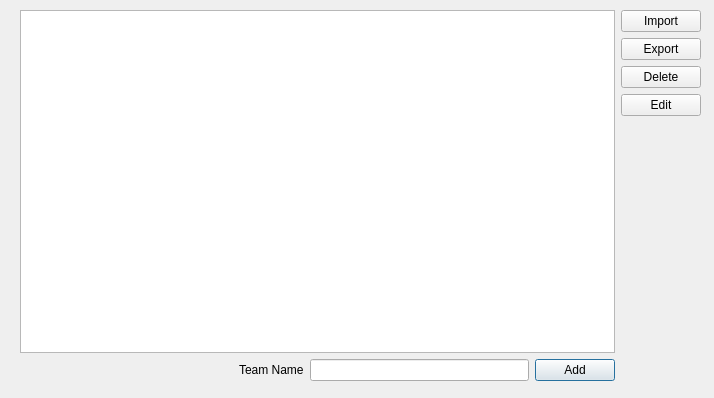
<?xml version="1.0" encoding="UTF-8"?>
<ui version="4.0">
 <class>league_edit_dialog</class>
 <widget class="QDialog" name="league_edit_dialog">
  <property name="geometry">
   <rect>
    <x>0</x>
    <y>0</y>
    <width>714</width>
    <height>398</height>
   </rect>
  </property>
  <property name="windowTitle">
   <string>League Editor</string>
  </property>
  <widget class="QWidget" name="">
   <property name="geometry">
    <rect>
     <x>20</x>
     <y>10</y>
     <width>681</width>
     <height>371</height>
    </rect>
   </property>
   <layout class="QHBoxLayout" name="horizontalLayout_2">
    <item>
     <layout class="QVBoxLayout" name="verticalLayout_2">
      <item>
       <widget class="QListWidget" name="league_list_widget"/>
      </item>
      <item>
       <layout class="QHBoxLayout" name="horizontalLayout">
        <item>
         <spacer name="horizontalSpacer">
          <property name="orientation">
           <enum>Qt::Horizontal</enum>
          </property>
          <property name="sizeHint" stdset="0">
           <size>
            <width>40</width>
            <height>20</height>
           </size>
          </property>
         </spacer>
        </item>
        <item>
         <widget class="QLabel" name="league_edit_label">
          <property name="text">
           <string>Team Name</string>
          </property>
         </widget>
        </item>
        <item>
         <widget class="QLineEdit" name="lineEdit"/>
        </item>
        <item>
         <widget class="QPushButton" name="league_add_btn">
          <property name="text">
           <string>Add</string>
          </property>
         </widget>
        </item>
       </layout>
      </item>
     </layout>
    </item>
    <item>
     <layout class="QVBoxLayout" name="verticalLayout">
      <item>
       <widget class="QPushButton" name="league_import_btn">
        <property name="text">
         <string>Import</string>
        </property>
       </widget>
      </item>
      <item>
       <widget class="QPushButton" name="league_export_btn">
        <property name="text">
         <string>Export</string>
        </property>
       </widget>
      </item>
      <item>
       <widget class="QPushButton" name="league_delete_btn">
        <property name="text">
         <string>Delete</string>
        </property>
       </widget>
      </item>
      <item>
       <widget class="QPushButton" name="league_edit_btn">
        <property name="text">
         <string>Edit</string>
        </property>
       </widget>
      </item>
      <item>
       <spacer name="verticalSpacer">
        <property name="orientation">
         <enum>Qt::Vertical</enum>
        </property>
        <property name="sizeHint" stdset="0">
         <size>
          <width>20</width>
          <height>40</height>
         </size>
        </property>
       </spacer>
      </item>
     </layout>
    </item>
   </layout>
  </widget>
 </widget>
 <resources/>
 <connections/>
</ui>
